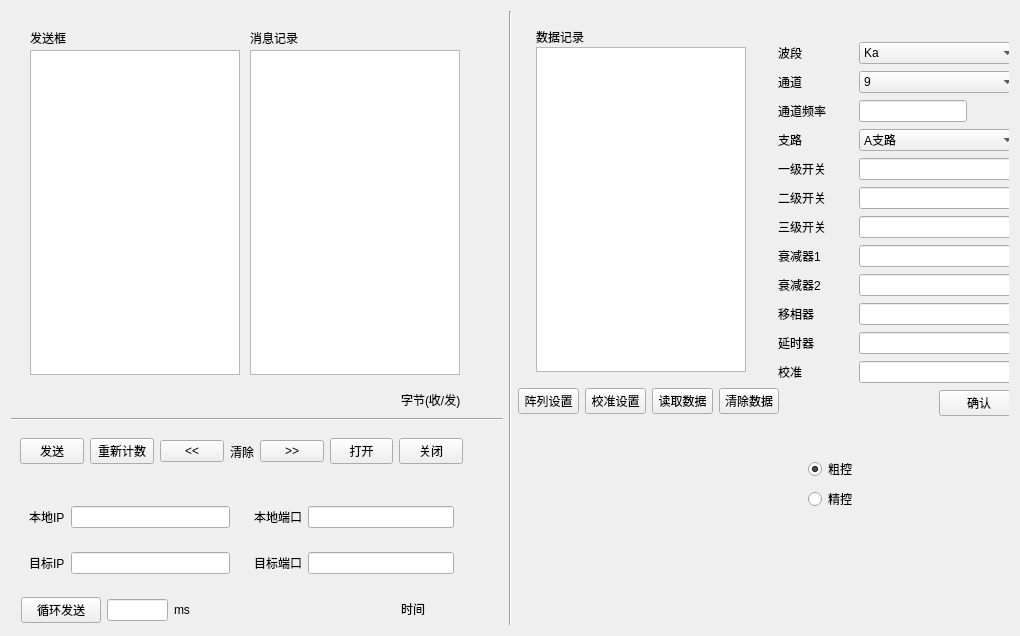
<?xml version="1.0" encoding="UTF-8"?>
<ui version="4.0">
 <class>Widget</class>
 <widget class="QWidget" name="Widget">
  <property name="geometry">
   <rect>
    <x>0</x>
    <y>0</y>
    <width>1020</width>
    <height>636</height>
   </rect>
  </property>
  <property name="windowTitle">
   <string>Widget</string>
  </property>
  <property name="autoFillBackground">
   <bool>false</bool>
  </property>
  <property name="styleSheet">
   <string notr="true"/>
  </property>
  <layout class="QHBoxLayout" name="horizontalLayout_3">
   <item>
    <widget class="QWidget" name="widget_udp" native="true">
     <widget class="QWidget" name="send_record" native="true">
      <property name="geometry">
       <rect>
        <x>9</x>
        <y>9</y>
        <width>471</width>
        <height>361</height>
       </rect>
      </property>
      <widget class="QLabel" name="label">
       <property name="geometry">
        <rect>
         <x>230</x>
         <y>10</y>
         <width>48</width>
         <height>16</height>
        </rect>
       </property>
       <property name="text">
        <string>消息记录</string>
       </property>
      </widget>
      <widget class="QPlainTextEdit" name="recordEdit">
       <property name="enabled">
        <bool>true</bool>
       </property>
       <property name="geometry">
        <rect>
         <x>230</x>
         <y>30</y>
         <width>210</width>
         <height>325</height>
        </rect>
       </property>
       <property name="focusPolicy">
        <enum>Qt::ClickFocus</enum>
       </property>
       <property name="readOnly">
        <bool>true</bool>
       </property>
       <property name="textInteractionFlags">
        <set>Qt::NoTextInteraction</set>
       </property>
      </widget>
      <widget class="QLabel" name="label_6">
       <property name="geometry">
        <rect>
         <x>10</x>
         <y>10</y>
         <width>61</width>
         <height>16</height>
        </rect>
       </property>
       <property name="text">
        <string>发送框</string>
       </property>
      </widget>
      <widget class="QTextEdit" name="sendEdit">
       <property name="geometry">
        <rect>
         <x>10</x>
         <y>30</y>
         <width>210</width>
         <height>325</height>
        </rect>
       </property>
      </widget>
     </widget>
     <widget class="QWidget" name="cout_size" native="true">
      <property name="geometry">
       <rect>
        <x>10</x>
        <y>370</y>
        <width>461</width>
        <height>31</height>
       </rect>
      </property>
      <widget class="QLabel" name="send_size">
       <property name="geometry">
        <rect>
         <x>9</x>
         <y>9</y>
         <width>201</width>
         <height>16</height>
        </rect>
       </property>
       <property name="text">
        <string/>
       </property>
       <property name="alignment">
        <set>Qt::AlignRight|Qt::AlignTrailing|Qt::AlignVCenter</set>
       </property>
      </widget>
      <widget class="QLabel" name="count">
       <property name="geometry">
        <rect>
         <x>240</x>
         <y>10</y>
         <width>131</width>
         <height>16</height>
        </rect>
       </property>
       <property name="text">
        <string/>
       </property>
       <property name="alignment">
        <set>Qt::AlignRight|Qt::AlignTrailing|Qt::AlignVCenter</set>
       </property>
      </widget>
      <widget class="QLabel" name="label_22">
       <property name="geometry">
        <rect>
         <x>380</x>
         <y>10</y>
         <width>71</width>
         <height>20</height>
        </rect>
       </property>
       <property name="text">
        <string>字节(收/发)</string>
       </property>
       <property name="alignment">
        <set>Qt::AlignLeading|Qt::AlignLeft|Qt::AlignTop</set>
       </property>
      </widget>
     </widget>
     <widget class="QWidget" name="left_bottom" native="true">
      <property name="geometry">
       <rect>
        <x>0</x>
        <y>410</y>
        <width>461</width>
        <height>171</height>
       </rect>
      </property>
      <layout class="QVBoxLayout" name="verticalLayout">
       <item>
        <widget class="QWidget" name="btns_left" native="true">
         <layout class="QHBoxLayout" name="horizontalLayout_2">
          <item>
           <widget class="QPushButton" name="sendBtn">
            <property name="text">
             <string>发送</string>
            </property>
           </widget>
          </item>
          <item>
           <widget class="QPushButton" name="resetnumBtn">
            <property name="text">
             <string>重新计数</string>
            </property>
           </widget>
          </item>
          <item>
           <widget class="QPushButton" name="clearBtn_send">
            <property name="text">
             <string>&lt;&lt;</string>
            </property>
           </widget>
          </item>
          <item>
           <widget class="QLabel" name="label_5">
            <property name="text">
             <string>清除</string>
            </property>
           </widget>
          </item>
          <item>
           <widget class="QPushButton" name="clearBtn">
            <property name="text">
             <string>&gt;&gt;</string>
            </property>
           </widget>
          </item>
          <item>
           <widget class="QPushButton" name="openBtn">
            <property name="text">
             <string>打开</string>
            </property>
           </widget>
          </item>
          <item>
           <widget class="QPushButton" name="closeBtn">
            <property name="text">
             <string>关闭</string>
            </property>
           </widget>
          </item>
         </layout>
        </widget>
       </item>
       <item>
        <widget class="QWidget" name="ip_port" native="true">
         <layout class="QGridLayout" name="gridLayout_2">
          <item row="0" column="0">
           <widget class="QWidget" name="local_ip" native="true">
            <layout class="QHBoxLayout" name="horizontalLayout_6">
             <item>
              <widget class="QLabel" name="label_7">
               <property name="text">
                <string>本地IP</string>
               </property>
              </widget>
             </item>
             <item>
              <widget class="QLineEdit" name="localIP">
               <property name="focusPolicy">
                <enum>Qt::ClickFocus</enum>
               </property>
              </widget>
             </item>
            </layout>
           </widget>
          </item>
          <item row="0" column="1">
           <widget class="QWidget" name="local_port" native="true">
            <layout class="QHBoxLayout" name="horizontalLayout_4">
             <item>
              <widget class="QLabel" name="label_2">
               <property name="text">
                <string>本地端口</string>
               </property>
              </widget>
             </item>
             <item>
              <widget class="QLineEdit" name="localPort">
               <property name="focusPolicy">
                <enum>Qt::ClickFocus</enum>
               </property>
              </widget>
             </item>
            </layout>
           </widget>
          </item>
          <item row="1" column="0">
           <widget class="QWidget" name="aim_ip" native="true">
            <layout class="QHBoxLayout" name="horizontalLayout_5">
             <item>
              <widget class="QLabel" name="label_4">
               <property name="text">
                <string>目标IP</string>
               </property>
              </widget>
             </item>
             <item>
              <widget class="QLineEdit" name="aimIP">
               <property name="focusPolicy">
                <enum>Qt::ClickFocus</enum>
               </property>
              </widget>
             </item>
            </layout>
           </widget>
          </item>
          <item row="1" column="1">
           <widget class="QWidget" name="aim_port" native="true">
            <layout class="QHBoxLayout" name="horizontalLayout_7">
             <item>
              <widget class="QLabel" name="label_3">
               <property name="text">
                <string>目标端口</string>
               </property>
              </widget>
             </item>
             <item>
              <widget class="QLineEdit" name="aimPort">
               <property name="focusPolicy">
                <enum>Qt::ClickFocus</enum>
               </property>
              </widget>
             </item>
            </layout>
           </widget>
          </item>
         </layout>
        </widget>
       </item>
      </layout>
     </widget>
     <widget class="Line" name="line">
      <property name="geometry">
       <rect>
        <x>0</x>
        <y>400</y>
        <width>501</width>
        <height>16</height>
       </rect>
      </property>
      <property name="orientation">
       <enum>Qt::Horizontal</enum>
      </property>
     </widget>
     <widget class="QWidget" name="widget" native="true">
      <property name="geometry">
       <rect>
        <x>10</x>
        <y>580</y>
        <width>169</width>
        <height>38</height>
       </rect>
      </property>
      <layout class="QHBoxLayout" name="horizontalLayout_8">
       <item>
        <widget class="QPushButton" name="loopBtn">
         <property name="text">
          <string>循环发送</string>
         </property>
        </widget>
       </item>
       <item>
        <widget class="QLineEdit" name="looptime"/>
       </item>
       <item>
        <widget class="QLabel" name="label_21">
         <property name="text">
          <string>ms</string>
         </property>
        </widget>
       </item>
      </layout>
     </widget>
     <widget class="QLabel" name="currTime">
      <property name="geometry">
       <rect>
        <x>390</x>
        <y>590</y>
        <width>91</width>
        <height>16</height>
       </rect>
      </property>
      <property name="text">
       <string>时间</string>
      </property>
     </widget>
    </widget>
   </item>
   <item>
    <widget class="Line" name="line_2">
     <property name="orientation">
      <enum>Qt::Vertical</enum>
     </property>
    </widget>
   </item>
   <item>
    <widget class="QWidget" name="widget_control" native="true">
     <widget class="QWidget" name="widget_data_record" native="true">
      <property name="geometry">
       <rect>
        <x>9</x>
        <y>9</y>
        <width>255</width>
        <height>361</height>
       </rect>
      </property>
      <widget class="QLabel" name="label_8">
       <property name="geometry">
        <rect>
         <x>9</x>
         <y>9</y>
         <width>48</width>
         <height>16</height>
        </rect>
       </property>
       <property name="text">
        <string>数据记录</string>
       </property>
      </widget>
      <widget class="QPlainTextEdit" name="data_record_edit">
       <property name="geometry">
        <rect>
         <x>9</x>
         <y>27</y>
         <width>210</width>
         <height>325</height>
        </rect>
       </property>
      </widget>
     </widget>
     <widget class="QWidget" name="widget_setting" native="true">
      <property name="geometry">
       <rect>
        <x>260</x>
        <y>30</y>
        <width>241</width>
        <height>381</height>
       </rect>
      </property>
      <layout class="QGridLayout" name="gridLayout">
       <item row="3" column="1" colspan="2">
        <widget class="QComboBox" name="branch_comboBox">
         <item>
          <property name="text">
           <string>A支路</string>
          </property>
         </item>
         <item>
          <property name="text">
           <string>B支路</string>
          </property>
         </item>
         <item>
          <property name="text">
           <string>C支路</string>
          </property>
         </item>
        </widget>
       </item>
       <item row="0" column="1" colspan="2">
        <widget class="QComboBox" name="band_comboBox">
         <property name="editable">
          <bool>false</bool>
         </property>
         <item>
          <property name="text">
           <string>Ka</string>
          </property>
         </item>
         <item>
          <property name="text">
           <string>2-18GHz</string>
          </property>
         </item>
        </widget>
       </item>
       <item row="6" column="1" colspan="2">
        <widget class="QLineEdit" name="third_switch"/>
       </item>
       <item row="4" column="1" colspan="2">
        <widget class="QLineEdit" name="first_switch"/>
       </item>
       <item row="9" column="1" colspan="2">
        <widget class="QLineEdit" name="phaser"/>
       </item>
       <item row="5" column="1" colspan="2">
        <widget class="QLineEdit" name="second_switch"/>
       </item>
       <item row="1" column="0">
        <widget class="QLabel" name="label_10">
         <property name="text">
          <string>通道</string>
         </property>
        </widget>
       </item>
       <item row="1" column="1" colspan="2">
        <widget class="QComboBox" name="channel_comboBox">
         <item>
          <property name="text">
           <string>9</string>
          </property>
         </item>
         <item>
          <property name="text">
           <string>10</string>
          </property>
         </item>
         <item>
          <property name="text">
           <string>11</string>
          </property>
         </item>
         <item>
          <property name="text">
           <string>12</string>
          </property>
         </item>
        </widget>
       </item>
       <item row="6" column="0">
        <widget class="QLabel" name="label_15">
         <property name="text">
          <string>三级开关</string>
         </property>
        </widget>
       </item>
       <item row="10" column="0">
        <widget class="QLabel" name="label_20">
         <property name="text">
          <string>延时器</string>
         </property>
        </widget>
       </item>
       <item row="12" column="2">
        <widget class="QPushButton" name="convert_btn">
         <property name="text">
          <string>确认</string>
         </property>
        </widget>
       </item>
       <item row="8" column="1" colspan="2">
        <widget class="QLineEdit" name="second_attenuator"/>
       </item>
       <item row="2" column="1" colspan="2">
        <widget class="QLineEdit" name="channel_freq">
         <property name="sizePolicy">
          <sizepolicy hsizetype="Fixed" vsizetype="Fixed">
           <horstretch>0</horstretch>
           <verstretch>0</verstretch>
          </sizepolicy>
         </property>
        </widget>
       </item>
       <item row="11" column="1" colspan="2">
        <widget class="QLineEdit" name="calibrate"/>
       </item>
       <item row="8" column="0">
        <widget class="QLabel" name="label_17">
         <property name="text">
          <string>衰减器2</string>
         </property>
        </widget>
       </item>
       <item row="2" column="0">
        <widget class="QLabel" name="label_12">
         <property name="text">
          <string>通道频率</string>
         </property>
        </widget>
       </item>
       <item row="10" column="1" colspan="2">
        <widget class="QLineEdit" name="delay"/>
       </item>
       <item row="3" column="0">
        <widget class="QLabel" name="label_11">
         <property name="text">
          <string>支路</string>
         </property>
        </widget>
       </item>
       <item row="7" column="0">
        <widget class="QLabel" name="label_16">
         <property name="text">
          <string>衰减器1</string>
         </property>
        </widget>
       </item>
       <item row="11" column="0">
        <widget class="QLabel" name="label_19">
         <property name="text">
          <string>校准</string>
         </property>
        </widget>
       </item>
       <item row="4" column="0">
        <widget class="QLabel" name="label_13">
         <property name="text">
          <string>一级开关</string>
         </property>
        </widget>
       </item>
       <item row="0" column="0">
        <widget class="QLabel" name="label_9">
         <property name="text">
          <string>波段</string>
         </property>
        </widget>
       </item>
       <item row="9" column="0">
        <widget class="QLabel" name="label_18">
         <property name="text">
          <string>移相器</string>
         </property>
        </widget>
       </item>
       <item row="5" column="0">
        <widget class="QLabel" name="label_14">
         <property name="text">
          <string>二级开关</string>
         </property>
        </widget>
       </item>
       <item row="7" column="1" colspan="2">
        <widget class="QLineEdit" name="first_attenuator"/>
       </item>
      </layout>
     </widget>
     <widget class="QWidget" name="widget_btn" native="true">
      <property name="geometry">
       <rect>
        <x>0</x>
        <y>370</y>
        <width>261</width>
        <height>41</height>
       </rect>
      </property>
      <layout class="QHBoxLayout" name="horizontalLayout">
       <item>
        <widget class="QPushButton" name="array_setting_btn">
         <property name="text">
          <string>阵列设置</string>
         </property>
        </widget>
       </item>
       <item>
        <widget class="QPushButton" name="calibration_setting_btn">
         <property name="text">
          <string>校准设置</string>
         </property>
        </widget>
       </item>
       <item>
        <widget class="QPushButton" name="read_data_btn">
         <property name="text">
          <string>读取数据</string>
         </property>
        </widget>
       </item>
       <item>
        <widget class="QPushButton" name="clear_data_btn">
         <property name="text">
          <string>清除数据</string>
         </property>
        </widget>
       </item>
      </layout>
     </widget>
     <widget class="QRadioButton" name="rough_ctrl">
      <property name="geometry">
       <rect>
        <x>290</x>
        <y>450</y>
        <width>89</width>
        <height>16</height>
       </rect>
      </property>
      <property name="text">
       <string>粗控</string>
      </property>
      <property name="checked">
       <bool>true</bool>
      </property>
     </widget>
     <widget class="QRadioButton" name="accurate_ctrl">
      <property name="geometry">
       <rect>
        <x>290</x>
        <y>480</y>
        <width>89</width>
        <height>16</height>
       </rect>
      </property>
      <property name="text">
       <string>精控</string>
      </property>
      <property name="checked">
       <bool>false</bool>
      </property>
     </widget>
    </widget>
   </item>
  </layout>
 </widget>
 <resources/>
 <connections/>
</ui>
